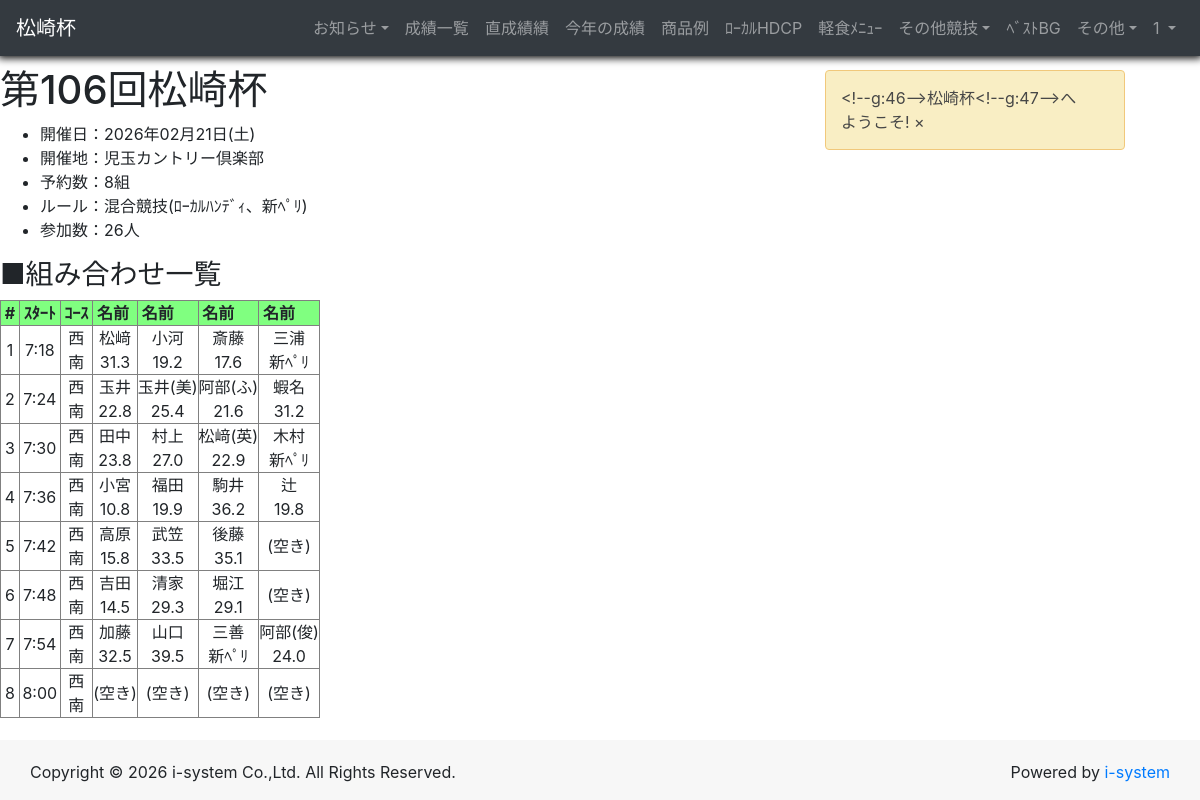
Screenshot of /pairs_lst (signed in) with the database file from the repository.
### tables this page shows
CREATE TABLE "trn_next"(
    "id" INTEGER PRIMARY KEY AUTOINCREMENT,
    "open_dt" CHAR(512),
    "place" CHAR(512),
    "title" CHAR(512),
    "pairs" INTEGER
);

CREATE TABLE "trn_pairing"(
    "id" INTEGER PRIMARY KEY AUTOINCREMENT,
    "open_dt" CHAR(512),
    "num" INTEGER,
    "start_tm" CHAR(512),
    "cose1" CHAR(512),
    "cose2" CHAR(512),
    "name_num1" CHAR(512),
    "name_num2" CHAR(512),
    "name_num3" CHAR(512),
    "name_num4" CHAR(512),
    "pay1" INTEGER,
    "pay2" INTEGER,
    "pay3" INTEGER,
    "pay4" INTEGER,
    "upd_id" CHAR(512),
    "upd_dt" CHAR(512)
);

CREATE TABLE "mst_user"(
    "id" INTEGER PRIMARY KEY AUTOINCREMENT,
    "num" CHAR(512),
    "lname1" CHAR(512),
    "fname1" CHAR(512),
    "lname2" CHAR(512),
    "fname2" CHAR(512),
    "lname3" CHAR(512),
    "fname3" CHAR(512),
    "dispname1" CHAR(512),
    "dispname2" CHAR(512),
    "dispname3" CHAR(512),
    "isys_fg" CHAR(512)
);

### flaskr/main.py (the view)
@app.route('/pairs_lst')
def pairs_lst():
  userID = etc_user.userID_session(session, 'user')
  if userID is None:
    return redirect(url_for('login'))
  next_info = db_functions.next_info(None)
  pairs, person = db_functions.pairs_lst()
  return render_template('pairs.html', g=g, userID=userID, next_info=next_info, pairs=pairs, person=person)

### flaskr/modules/db_functions.py (called while the page is built)
def next_day():
    today = etc_date.today()
    query = "SELECT open_dt from trn_next WHERE open_dt >= ?"
    db = sqlite3.connect(DATABASE)
    row = db.execute(query, (today,)).fetchone()
    db.close()
    ret = ""
    if row:
        ret = row[0]
    return ret

def all_users():
    query = "SELECT * from mst_user"
    db = sqlite3.connect(DATABASE)
    db.row_factory = sqlite3.Row
    ret = db.execute(query).fetchall()
    db.close()
    return ret

def all_hdcps(detail):
    day = next_day()
    base_ym = etc_date.hdcp_start_ym(day, 0)
    if detail is None:
        query = "SELECT * from trn_hdcp WHERE base_ym = ? AND cnt = 0"
    else:
        query = "SELECT * from trn_hdcp WHERE base_ym = ?"
    db = sqlite3.connect(DATABASE)
    ret = db.execute(query, (base_ym,)).fetchall()
    db.close()
    return ret

def next_info(ymd):
    if ymd is None:
        ymd = next_day()
    query = "SELECT * from trn_next WHERE open_dt = ?"
    db = sqlite3.connect(DATABASE)
    db.row_factory = sqlite3.Row
    row = db.execute(query, (ymd,)).fetchone()
    db.close()
    jp_date = etc_date.jp_date_ymd_week(row['open_dt'])
    ret = {'kind' : g.Kind_mc, 'open_dt' : row['open_dt'], 'jp_date' : jp_date, 'place' : row['place'], 'title' : row['title'], 'pairs' : row['pairs']}
    return ret

def menu_lst(ymd):
    query = "SELECT * from trn_menu WHERE open_dt = ?"
    db = sqlite3.connect(DATABASE)
    db.row_factory = sqlite3.Row
    rows = db.execute(query, (ymd,)).fetchall()
    db.close()
    users = all_users()
    ret = []
    for item in rows:
        name_nm = etc_functions.name_num2name(users, item['name_num'])
        menu_nm = item['name_num'] + 'menu'
        row = {'name_num' : item['name_num'], 'name_nm' : name_nm, 'menu_num' : item['menu_num'], 'menu_nm' : menu_nm}
        ret.append(row)
    return ret

### flaskr/modules/etc_date.py (called while the page is built)
def jp_date_ymd(ymd):
	ret = ymd[0:4] + "年" + ymd[4:6] + "月" + ymd[6:8] + "日"
	return ret

def jp_date_ymd_week(ymd):
	y = ["月","火","水","木","金","土","日"]
	w = datetime.datetime.strptime(ymd, "%Y%m%d")
	i = w.weekday()
	ret = jp_date_ymd(ymd) + "(" + y[i] + ")"
	return ret

def today():
    t_delta = datetime.timedelta(hours=9)
    JST = datetime.timezone(t_delta, "JST")
    now = datetime.datetime.now(JST)
    ret = now.strftime("%Y%m%d")
    return ret

### flaskr/modules/etc_functions.py (called while the page is built)
def name_num2name(users, name_num):
    ret = ''
    for item in users:
        if item['num'] == name_num:
            ret = item['dispname2']
            break
    if ret == '':
        ret = '(空き)'
    return ret

### flaskr/templates/pairs.html (shortened to what this page needs)
{% extends "common/base.html" %}
{% block content %}
<h1>{{next_info['title']}}</h1>
<ul>
    <li>開催日：{{next_info['jp_date']}}</li>
    <li>開催地：{{next_info['place']}}</li>
    <li>予約数：{{next_info['pairs']}}組</li>
    <li>ルール：混合競技(ﾛｰｶﾙﾊﾝﾃﾞｨ、新ﾍﾟﾘ)</li>
    <li>参加数：{{person}}人</li>
</ul>
<h3>■組み合わせ一覧</h3>
<table border="1" cellspacing="0" cellpadding="0" id="Pairing">
    <tr bgcolor="#80ff80">
        <th>&nbsp;#&nbsp;</th>
        <th>&nbsp;ｽﾀｰﾄ&nbsp;</th>
        <th>&nbsp;ｺｰｽ&nbsp;</th>
        <th>&nbsp;名前&nbsp;</th>
        <th>&nbsp;名前&nbsp;</th>
        <th>&nbsp;名前&nbsp;</th>
        <th>&nbsp;名前&nbsp;</th>
    </tr>
    {% for item in pairs %}
    <tr>
        <td align="center">{{loop.index}}</td>
        <td align="center">{{item['start_tm']}}</td>
        <td align="center">{{item['cose1']}}<br/>{{item['cose2']}}</td>
        <td align="center">{{item['name_nm1']}}<br/>{{item['hdcp1']}}</a></td>
        <td align="center">{{item['name_nm2']}}<br/>{{item['hdcp2']}}</a></td>
        <td align="center">{{item['name_nm3']}}<br/>{{item['hdcp3']}}</a></td>
        <td align="center">{{item['name_nm4']}}<br/>{{item['hdcp4']}}</a></td>
    </tr>
    {% endfor %}
</table>
{% endblock %}

### flaskr/templates/common/base.html (shortened to what this page needs)
<!DOCTYPE html>
<html lang="ja">
 <html class="no-js" lang="en">
  <head>
    <link rel="stylesheet" href="https://cdnjs.cloudflare.com/ajax/libs/font-awesome/4.7.0/css/font-awesome.min.css"/>
    <link rel="stylesheet" href="{{ url_for('static', filename='css/bootstrap.min.css') }}"/>
    <link rel="stylesheet" href="{{ url_for('static', filename='css/web2py-bootstrap4.css') }}"/>
    <link rel="stylesheet" href="{{ url_for('static', filename='css/accordion.css') }}"/>
    <link href="{{ url_for('static', filename='css/calendar.css') }}" rel="stylesheet" type="text/css" />
</head>
<body>
    <header>
    <div class="w2p_flash alert alert-dismissable">{{g.Cup_Name}}へようこそ!</div>
    <nav class="navbar navbar-light navbar-expand-md bg-faded bg-dark navbar-dark justify-content-center">
       <a href="/" class="navbar-brand d-flex w-50 mr-auto">{{g.Cup_Name}}</a>
       <div class="navbar-collapse collapse w-100" id="navbarNavDropdown">
         <ul class="navbar-nav w-100 justify-content-center">
          <li class="nav-item dropdown">
            <a class="nav-link dropdown-toggle" href="#" data-toggle="dropdown" aria-haspopup="true" aria-expanded="false">お知らせ</a>
          </li>
          <li class="nav-item ">
            <a class="nav-link" href="/victor_lst">成績一覧</a>
          </li>
          <li class="nav-item ">
            <a class="nav-link" href="/ymd_lst">直成績績</a>
          </li>
          <li class="nav-item ">
            <a class="nav-link" href="/year_lst">今年の成績</a>
          </li>
          <li class="nav-item ">
            <a class="nav-link" href="/award_lst">商品例</a>
          </li>
          <li class="nav-item ">
            <a class="nav-link" href="/hdcp_lst">ﾛｰｶﾙHDCP</a>
          </li>
          <li class="nav-item ">
            <a class="nav-link" href="/menu_lst">軽食ﾒﾆｭｰ</a>
          </li>
          <li class="nav-item dropdown">
            <a class="nav-link dropdown-toggle" href="#" data-toggle="dropdown" aria-haspopup="true" aria-expanded="false">その他競技</a>
          </li>
          <li class="nav-item ">
            <a class="nav-link" href="/bg_lst">ﾍﾞｽﾄBG</a>
          </li>
          <li class="nav-item dropdown">
            <a class="nav-link dropdown-toggle" href="#" data-toggle="dropdown" aria-haspopup="true" aria-expanded="false">その他</a>
          </li>
        </ul>
        <ul class="nav navbar-nav ml-auto w-100 justify-content-end">
          <li class="nav-item dropdown">
            <a class="nav-link dropdown-toggle" href="#" data-toggle="dropdown" aria-haspopup="true" aria-expanded="false">
              {% if userID is none %}
                サイン
              {% else %}
                {{userID}}
              {% endif %}
            </a>
          </li>
        </ul>
      </div>
    </nav>
    <link href="https://cdnjs.cloudflare.com/ajax/libs/lightbox2/2.11.4/css/lightbox.css" rel="stylesheet">
    </header>
    <main>
        {% block content %}{% endblock %}
    </main>
    <footer>
    <footer class="footer container-fluid">
      <div class="row">
        <div class="col-md-12">
          <div class="copyright pull-left">Copyright &#169; 2026 i-system Co.,Ltd. All Rights Reserved.</div>
          <div id="poweredBy" class="pull-right">
            Powered by
            <a href="https://www.i-system.co.jp/">i-system</a>
          </div>
        </div>
      </div>
    </footer>
    </footer>
</body>
</html>

### rows the page displays
trn_next: title "第106回松崎杯", place "児玉カントリー倶楽部", pairs "8"
trn_pairing: start_tm "7:18"
mst_user: name_nm1 "松﨑"
mst_user: name_nm2 "小河"
mst_user: name_nm3 "斎藤"
mst_user: name_nm4 "三浦"
trn_pairing: start_tm "7:24"
mst_user: name_nm1 "玉井"
mst_user: name_nm2 "玉井(美)"
mst_user: name_nm3 "阿部(ふ)"
mst_user: name_nm4 "蝦名"
trn_pairing: start_tm "7:30"
mst_user: name_nm1 "田中"
mst_user: name_nm2 "村上"
mst_user: name_nm3 "松﨑(英)"
mst_user: name_nm4 "木村"
trn_pairing: start_tm "7:36"
mst_user: name_nm1 "小宮"
mst_user: name_nm2 "福田"
mst_user: name_nm3 "駒井"
trn_pairing: start_tm "7:42"
mst_user: name_nm1 "高原"
mst_user: name_nm2 "武笠"
mst_user: name_nm3 "後藤"
trn_pairing: start_tm "7:48"
mst_user: name_nm1 "吉田"
mst_user: name_nm2 "清家"
mst_user: name_nm3 "堀江"
trn_pairing: start_tm "7:54"
mst_user: name_nm1 "加藤"
mst_user: name_nm2 "山口"
mst_user: name_nm3 "三善"
mst_user: name_nm4 "阿部(俊)"
trn_pairing: start_tm "8:00", cose1 "西", cose2 "南", name_nm1 "(空き)", name_nm2 "(空き)", name_nm3 "(空き)", name_nm4 "(空き)"

### other values shown
{{ g.Cup_Name }} "松崎杯"
{{ userID }} "1"
{{ next_info['jp_date'] }} "2026年02月21日(土)"
{{ person }} "26"
{{ item['cose1'] }} "西" "西" "西" "西" "西" "西" "西"
{{ item['cose2'] }} "南" "南" "南" "南" "南" "南" "南"
{{ item['hdcp1'] }} "31.3" "22.8" "23.8" "10.8" "15.8" "14.5" "32.5"
{{ item['hdcp2'] }} "19.2" "25.4" "27.0" "19.9" "33.5" "29.3" "39.5"
{{ item['hdcp3'] }} "17.6" "21.6" "22.9" "36.2" "35.1" "29.1" "新ﾍﾟﾘ"
{{ item['hdcp4'] }} "新ﾍﾟﾘ" "31.2" "新ﾍﾟﾘ" "19.8" "24.0"
{{ item['name_nm4'] }} "辻" "(空き)" "(空き)"
